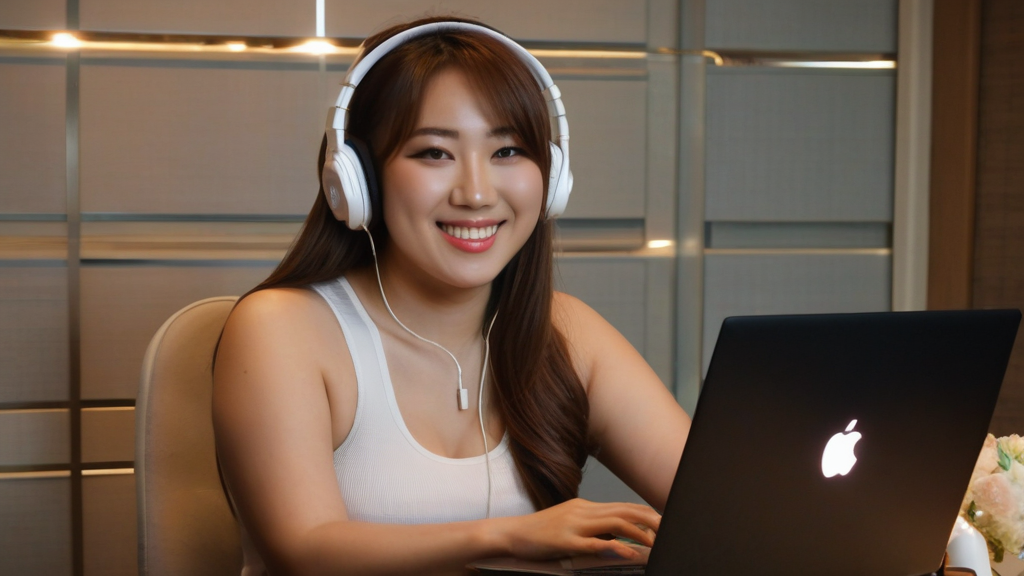
#> input picture assets/scene/base.png, 1024 x 576 px, found by its file name
$ python make_overlays.py
#> lines starting #> are read from the running program, lines starting #| are printed output that depends on the picture; after the words box and inside, x2 and y2 are one past the last pixel; in counts of white or black regions, pixels touching at a corner belong together; pictures that were not available may be replaced by others from this repository, and a replacement may not be noted
"""生成画像から、Godot で重ねる透過 PNG（assets/scene/）を作る。
  - ghost_overlay.png   … 背後の人影（base_ghost.png の人影の範囲だけ）
  - react_*.png          … 相手の表情の差分（上半身の範囲だけ）
範囲の外はアルファ 0 なので、元の背景と継ぎ目なく重なる。実行: python make_overlays.py
"""
from pathlib import Path

from PIL import Image, ImageDraw, ImageFilter

ROOT = Path(__file__).parent
SD = ROOT / "outputs" / "sd"
OUT = ROOT / "assets" / "scene"
OUT.mkdir(parents=True, exist_ok=True)

# 元画像（人影なし・表情の差分なし）。
base = Image.open(SD / "base.png").convert("RGB")
#> base is the input picture: PIL image 1024x576 RGB; mean R, G, B 108.7, 89.5, 74.9
base.save(OUT / "base.png")


def overlay(src: str, box: tuple, feather: int, name: str) -> None:
#> called with src = 'base_ghost.png', box = (590, 20, 810, 450), feather = 14, name = 'ghost_overlay.png'
    img = Image.open(SD / src).convert("RGB")
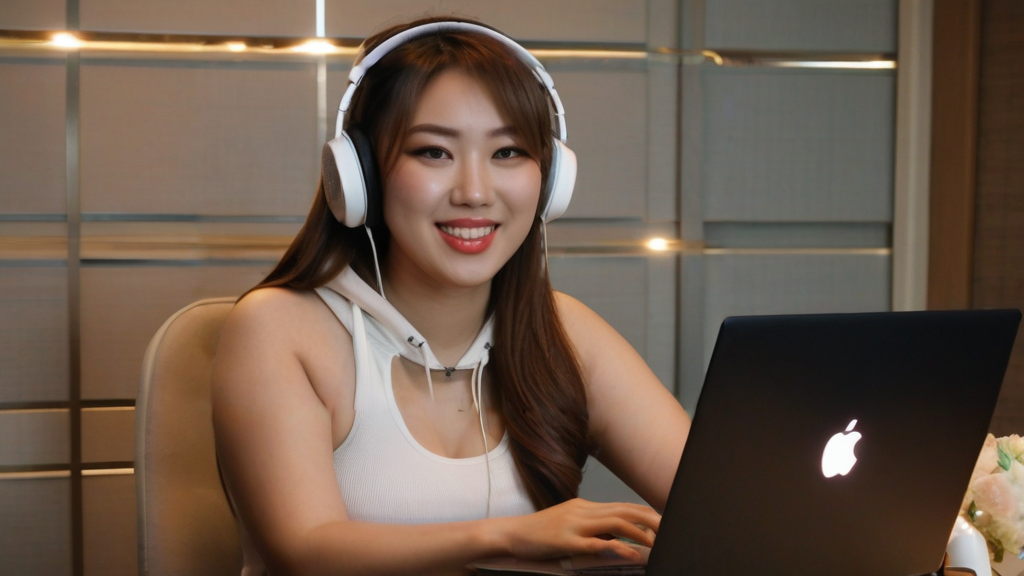
#> input picture assets/scene/outfit_hoodie.png, 1024 x 576 px, given in place of base_ghost.png, which was not available
#> img is the input picture: PIL image 1024x576 RGB; mean R, G, B 108.9, 90.1, 75.8
    mask = Image.new("L", img.size, 0)
#> mask: PIL image 1024x576 L; every value is 0
    ImageDraw.Draw(mask).rectangle(box, fill=255)
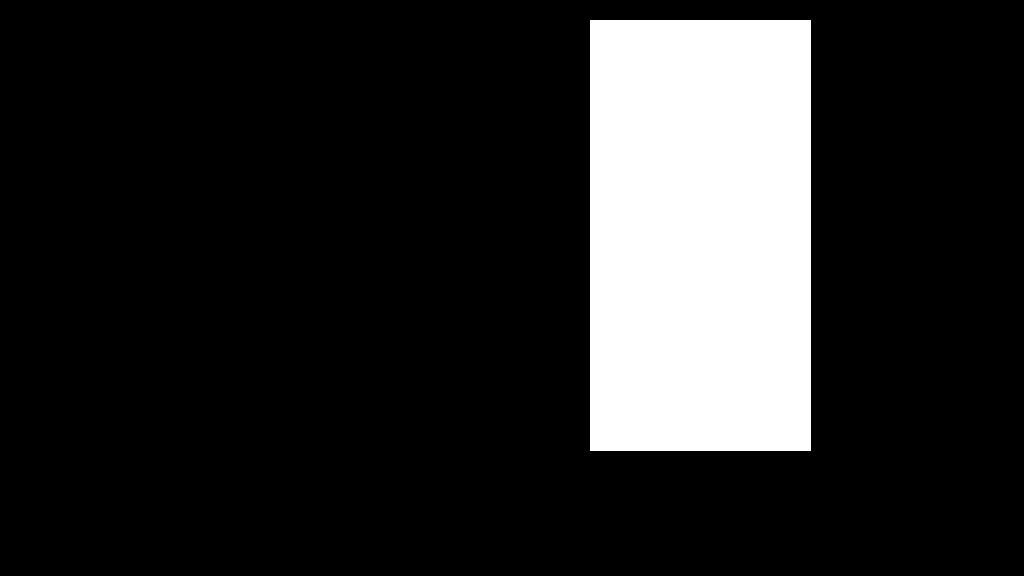
#> mask: PIL image 1024x576 L; 16.1% white; 1 white region, box (x1, y1, x2, y2) and area: (590, 20, 811, 451) 95251
    mask = mask.filter(ImageFilter.GaussianBlur(feather))
    out = img.convert("RGBA")
    out.putalpha(mask)
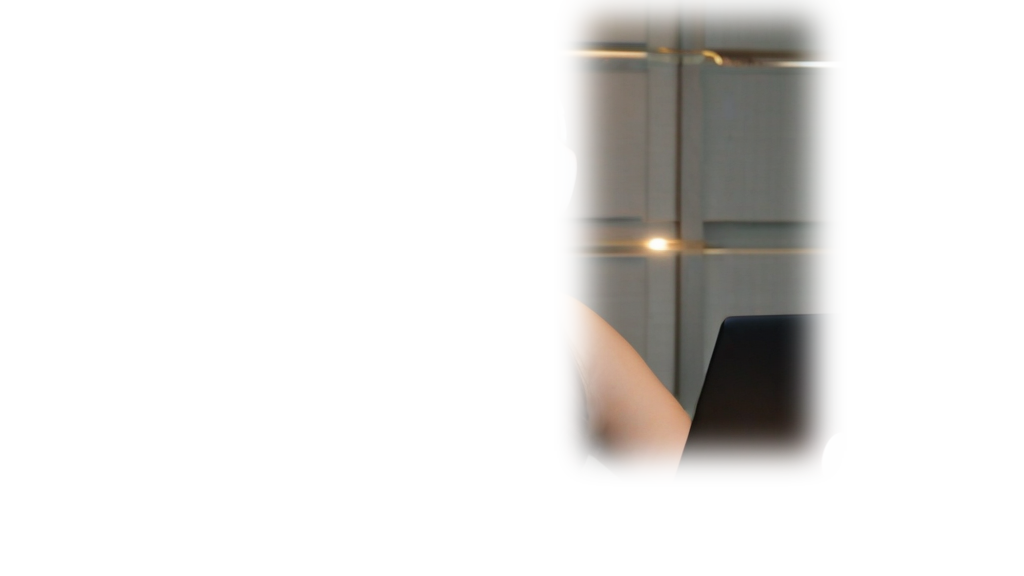
#> out: PIL image 1024x576 RGBA; mean R, G, B, A 108.9, 90.1, 75.8, 41.1; transparent parts drawn white
    out.save(OUT / name)
    print("保存:", OUT / name)


overlay("base_ghost.png", (590, 20, 810, 450), 14, "ghost_overlay.png")
# 相手の上半身。ノートPCの上端（y≒366）より下は含めない
BODY = (335, 170, 610, 372)
overlay("react_uneasy_0.png", BODY, 18, "react_uneasy.png")
#> call 2 of overlay, with src = 'react_uneasy_0.png', box = (335, 170, 610, 372), feather = 18, name = 'react_uneasy.png'
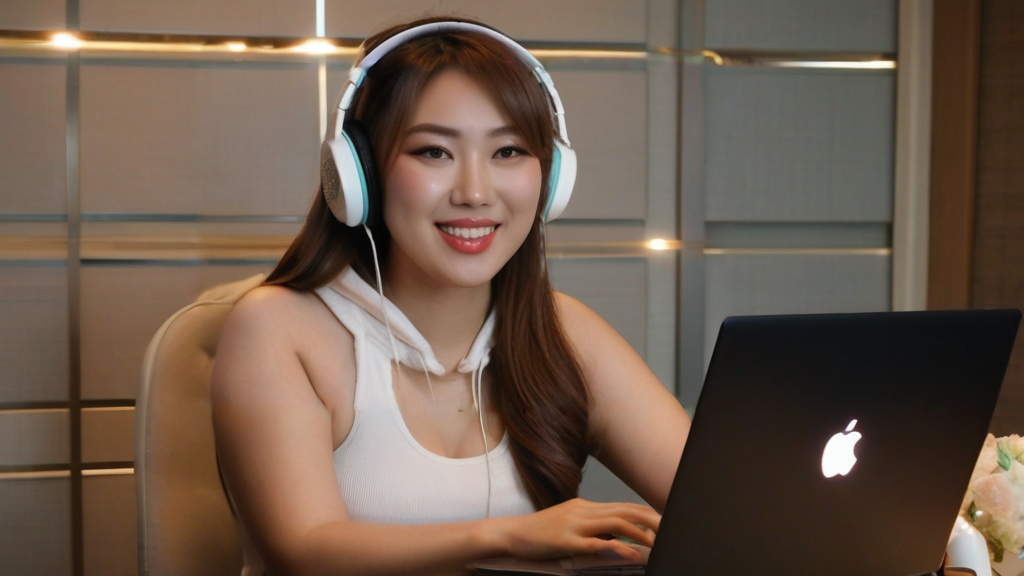
#> input picture assets/scene/outfit_pajamas.png, 1024 x 576 px, given in place of react_uneasy_0.png, which was not available
#> in overlay, img is the input picture: PIL image 1024x576 RGB; mean R, G, B 109.9, 91, 76.9
#> in overlay (call 2), `ImageDraw.Draw(mask).rectangle(box, fill=255)`:
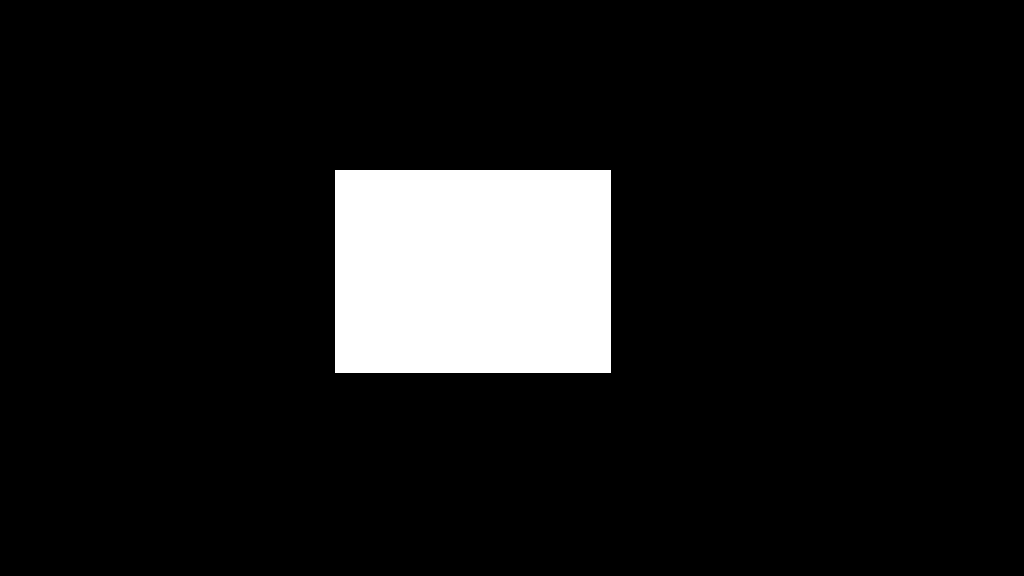
#> mask: PIL image 1024x576 L; 9.5% white; 1 white region, box (x1, y1, x2, y2) and area: (335, 170, 611, 373) 56028
#> in overlay (call 2), `mask = mask.filter(ImageFilter.GaussianBlur(feather))`:
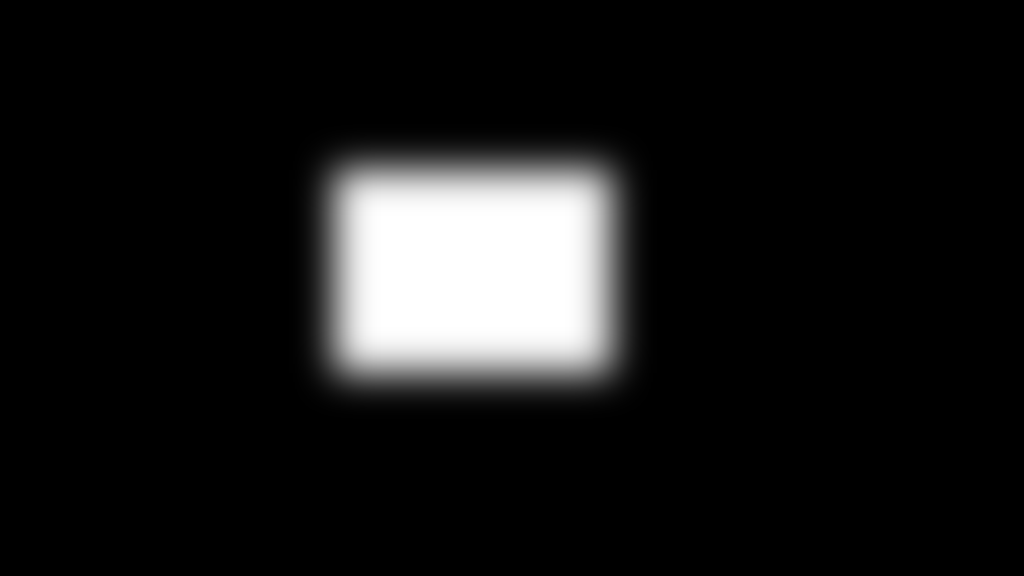
#> mask: PIL image 1024x576 L; min 0, max 255, mean 24.2
#> in overlay (call 2), `out.putalpha(mask)`:
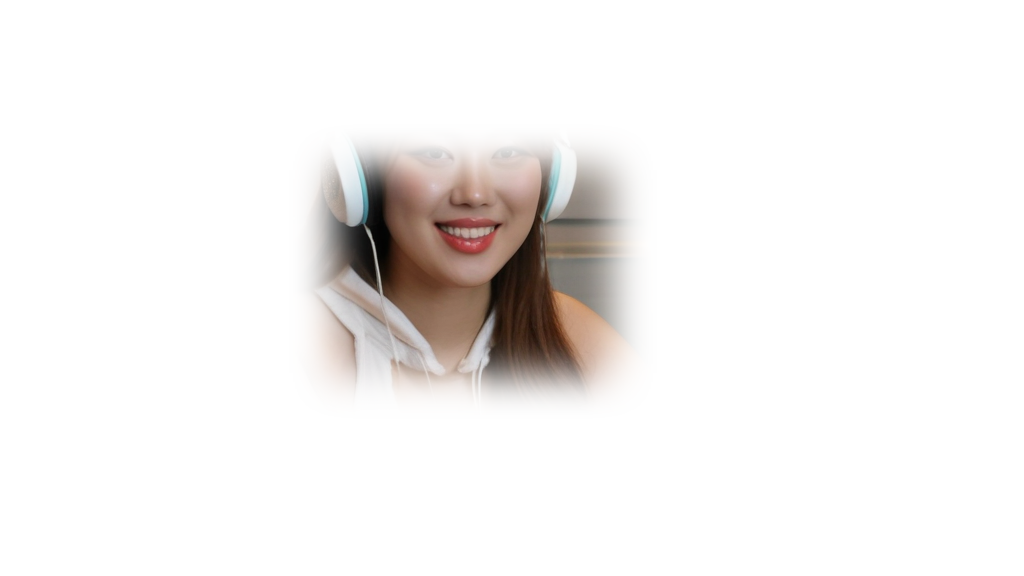
#> out: PIL image 1024x576 RGBA; mean R, G, B, A 109.9, 91, 76.9, 24.2; transparent parts drawn white
overlay("react_scared_0.png", BODY, 18, "react_scared.png")
overlay("react_terror_0.png", BODY, 18, "react_terror.png")
#> (the run stopped early here; a loop or call above may not have finished)
